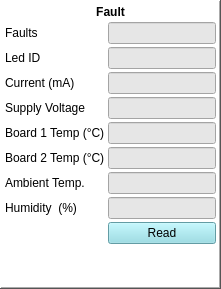
                    <widget class="QFrame" name="frame_9">
                     <property name="styleSheet">
                      <string notr="true">
background-color: rgb(255, 255, 255);
</string>
                     </property>
                     <property name="frameShape">
                      <enum>QFrame::WinPanel</enum>
                     </property>
                     <property name="frameShadow">
                      <enum>QFrame::Raised</enum>
                     </property>
                     <layout class="QGridLayout" name="gridLayout_17">
                      <property name="leftMargin">
                       <number>3</number>
                      </property>
                      <property name="topMargin">
                       <number>3</number>
                      </property>
                      <property name="rightMargin">
                       <number>3</number>
                      </property>
                      <property name="bottomMargin">
                       <number>3</number>
                      </property>
                      <property name="spacing">
                       <number>3</number>
                      </property>
                      <item row="0" column="0">
                       <layout class="QGridLayout" name="gridLayout_16">
                        <item row="7" column="0">
                         <widget class="QLabel" name="label_41">
                          <property name="text">
                           <string>Ambient Temp.</string>
                          </property>
                         </widget>
                        </item>
                        <item row="5" column="0">
                         <widget class="QLabel" name="label_39">
                          <property name="text">
                           <string>Board 1 Temp (°C)</string>
                          </property>
                         </widget>
                        </item>
                        <item row="4" column="0">
                         <widget class="QLabel" name="label_38">
                          <property name="text">
                           <string>Supply Voltage</string>
                          </property>
                         </widget>
                        </item>
                        <item row="1" column="1">
                         <widget class="QLineEdit" name="lineEdit_Faults">
                          <property name="sizePolicy">
                           <sizepolicy hsizetype="Preferred" vsizetype="Preferred">
                            <horstretch>0</horstretch>
                            <verstretch>0</verstretch>
                           </sizepolicy>
                          </property>
                          <property name="styleSheet">
                           <string notr="true">background-color: rgb(230, 230, 230);</string>
                          </property>
                         </widget>
                        </item>
                        <item row="6" column="1">
                         <widget class="QLineEdit" name="lineEdit_FaultTempLed100_2">
                          <property name="sizePolicy">
                           <sizepolicy hsizetype="Preferred" vsizetype="Preferred">
                            <horstretch>0</horstretch>
                            <verstretch>0</verstretch>
                           </sizepolicy>
                          </property>
                          <property name="styleSheet">
                           <string notr="true">background-color: rgb(230, 230, 230);</string>
                          </property>
                         </widget>
                        </item>
                        <item row="2" column="1">
                         <widget class="QLineEdit" name="lineEdit_FaultLedID">
                          <property name="sizePolicy">
                           <sizepolicy hsizetype="Preferred" vsizetype="Preferred">
                            <horstretch>0</horstretch>
                            <verstretch>0</verstretch>
                           </sizepolicy>
                          </property>
                          <property name="styleSheet">
                           <string notr="true">background-color: rgb(230, 230, 230);</string>
                          </property>
                         </widget>
                        </item>
                        <item row="3" column="0">
                         <widget class="QLabel" name="label_37">
                          <property name="text">
                           <string>Current (mA)</string>
                          </property>
                         </widget>
                        </item>
                        <item row="1" column="0">
                         <widget class="QLabel" name="label_35">
                          <property name="text">
                           <string>Faults</string>
                          </property>
                         </widget>
                        </item>
                        <item row="6" column="0">
                         <widget class="QLabel" name="label_40">
                          <property name="text">
                           <string>Board 2 Temp (°C)</string>
                          </property>
                         </widget>
                        </item>
                        <item row="2" column="0">
                         <widget class="QLabel" name="label_36">
                          <property name="text">
                           <string>Led ID</string>
                          </property>
                         </widget>
                        </item>
                        <item row="5" column="1">
                         <widget class="QLineEdit" name="lineEdit_FaultTempLed100_1">
                          <property name="sizePolicy">
                           <sizepolicy hsizetype="Preferred" vsizetype="Preferred">
                            <horstretch>0</horstretch>
                            <verstretch>0</verstretch>
                           </sizepolicy>
                          </property>
                          <property name="styleSheet">
                           <string notr="true">background-color: rgb(230, 230, 230);</string>
                          </property>
                         </widget>
                        </item>
                        <item row="3" column="1">
                         <widget class="QLineEdit" name="lineEdit_FaultCurrentSetPoint">
                          <property name="sizePolicy">
                           <sizepolicy hsizetype="Preferred" vsizetype="Preferred">
                            <horstretch>0</horstretch>
                            <verstretch>0</verstretch>
                           </sizepolicy>
                          </property>
                          <property name="styleSheet">
                           <string notr="true">background-color: rgb(230, 230, 230);</string>
                          </property>
                         </widget>
                        </item>
                        <item row="9" column="1">
                         <widget class="QPushButton" name="pushButton_Read_RamFault">
                          <property name="sizePolicy">
                           <sizepolicy hsizetype="Preferred" vsizetype="Preferred">
                            <horstretch>0</horstretch>
                            <verstretch>0</verstretch>
                           </sizepolicy>
                          </property>
                          <property name="styleSheet">
                           <string notr="true">background-color: rgb(139, 219, 229);

color: rgb(0, 0, 0);</string>
                          </property>
                          <property name="text">
                           <string>Read</string>
                          </property>
                         </widget>
                        </item>
                        <item row="7" column="1">
                         <widget class="QLineEdit" name="lineEdit_TempDriver100_2">
                          <property name="sizePolicy">
                           <sizepolicy hsizetype="Preferred" vsizetype="Preferred">
                            <horstretch>0</horstretch>
                            <verstretch>0</verstretch>
                           </sizepolicy>
                          </property>
                          <property name="styleSheet">
                           <string notr="true">background-color: rgb(230, 230, 230);</string>
                          </property>
                         </widget>
                        </item>
                        <item row="0" column="0" colspan="2">
                         <widget class="QLabel" name="label_34">
                          <property name="font">
                           <font>
                            <weight>75</weight>
                            <bold>true</bold>
                           </font>
                          </property>
                          <property name="text">
                           <string>Fault</string>
                          </property>
                          <property name="alignment">
                           <set>Qt::AlignCenter</set>
                          </property>
                         </widget>
                        </item>
                        <item row="4" column="1">
                         <widget class="QLineEdit" name="lineEdit_FaultVin">
                          <property name="sizePolicy">
                           <sizepolicy hsizetype="Preferred" vsizetype="Preferred">
                            <horstretch>0</horstretch>
                            <verstretch>0</verstretch>
                           </sizepolicy>
                          </property>
                          <property name="styleSheet">
                           <string notr="true">background-color: rgb(230, 230, 230);</string>
                          </property>
                         </widget>
                        </item>
                        <item row="8" column="1">
                         <widget class="QLineEdit" name="lineEdit_HumidityDriver100_2">
                          <property name="sizePolicy">
                           <sizepolicy hsizetype="Preferred" vsizetype="Preferred">
                            <horstretch>0</horstretch>
                            <verstretch>0</verstretch>
                           </sizepolicy>
                          </property>
                          <property name="styleSheet">
                           <string notr="true">background-color: rgb(230, 230, 230);</string>
                          </property>
                         </widget>
                        </item>
                        <item row="8" column="0">
                         <widget class="QLabel" name="label_61">
                          <property name="text">
                           <string>Humidity  (%)</string>
                          </property>
                         </widget>
                        </item>
                       </layout>
                      </item>
                      <item row="1" column="0">
                       <spacer name="verticalSpacer_5">
                        <property name="orientation">
                         <enum>Qt::Vertical</enum>
                        </property>
                        <property name="sizeHint" stdset="0">
                         <size>
                          <width>20</width>
                          <height>40</height>
                         </size>
                        </property>
                       </spacer>
                      </item>
                     </layout>
                    </widget>
